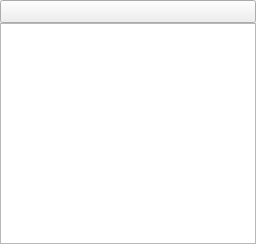
<?xml version="1.0" encoding="UTF-8"?>
<ui version="4.0">
 <class>ListViewItem</class>
 <widget class="QWidget" name="ListViewItem">
  <property name="geometry">
   <rect>
    <x>0</x>
    <y>0</y>
    <width>256</width>
    <height>244</height>
   </rect>
  </property>
  <property name="sizePolicy">
   <sizepolicy hsizetype="Fixed" vsizetype="Fixed">
    <horstretch>0</horstretch>
    <verstretch>0</verstretch>
   </sizepolicy>
  </property>
  <property name="windowTitle">
   <string>ListViewItem</string>
  </property>
  <layout class="QVBoxLayout" name="verticalLayout">
   <property name="spacing">
    <number>0</number>
   </property>
   <property name="leftMargin">
    <number>0</number>
   </property>
   <property name="topMargin">
    <number>0</number>
   </property>
   <property name="rightMargin">
    <number>0</number>
   </property>
   <property name="bottomMargin">
    <number>0</number>
   </property>
   <item>
    <widget class="QToolButton" name="toolButton">
     <property name="sizePolicy">
      <sizepolicy hsizetype="Expanding" vsizetype="Fixed">
       <horstretch>0</horstretch>
       <verstretch>0</verstretch>
      </sizepolicy>
     </property>
     <property name="text">
      <string/>
     </property>
     <property name="icon">
      <iconset resource="../resources/res.qrc">
       <normaloff>:/icons/Widget Box_arrow_0.png</normaloff>:/icons/Widget Box_arrow_0.png</iconset>
     </property>
    </widget>
   </item>
   <item>
    <widget class="LVGLWidgetListView" name="list_widgets"/>
   </item>
  </layout>
 </widget>
 <customwidgets>
  <customwidget>
   <class>LVGLWidgetListView</class>
   <extends>QListView</extends>
   <header>core/LVGLWidgetListView.h</header>
  </customwidget>
 </customwidgets>
 <resources>
  <include location="../resources/res.qrc"/>
 </resources>
 <connections/>
</ui>
